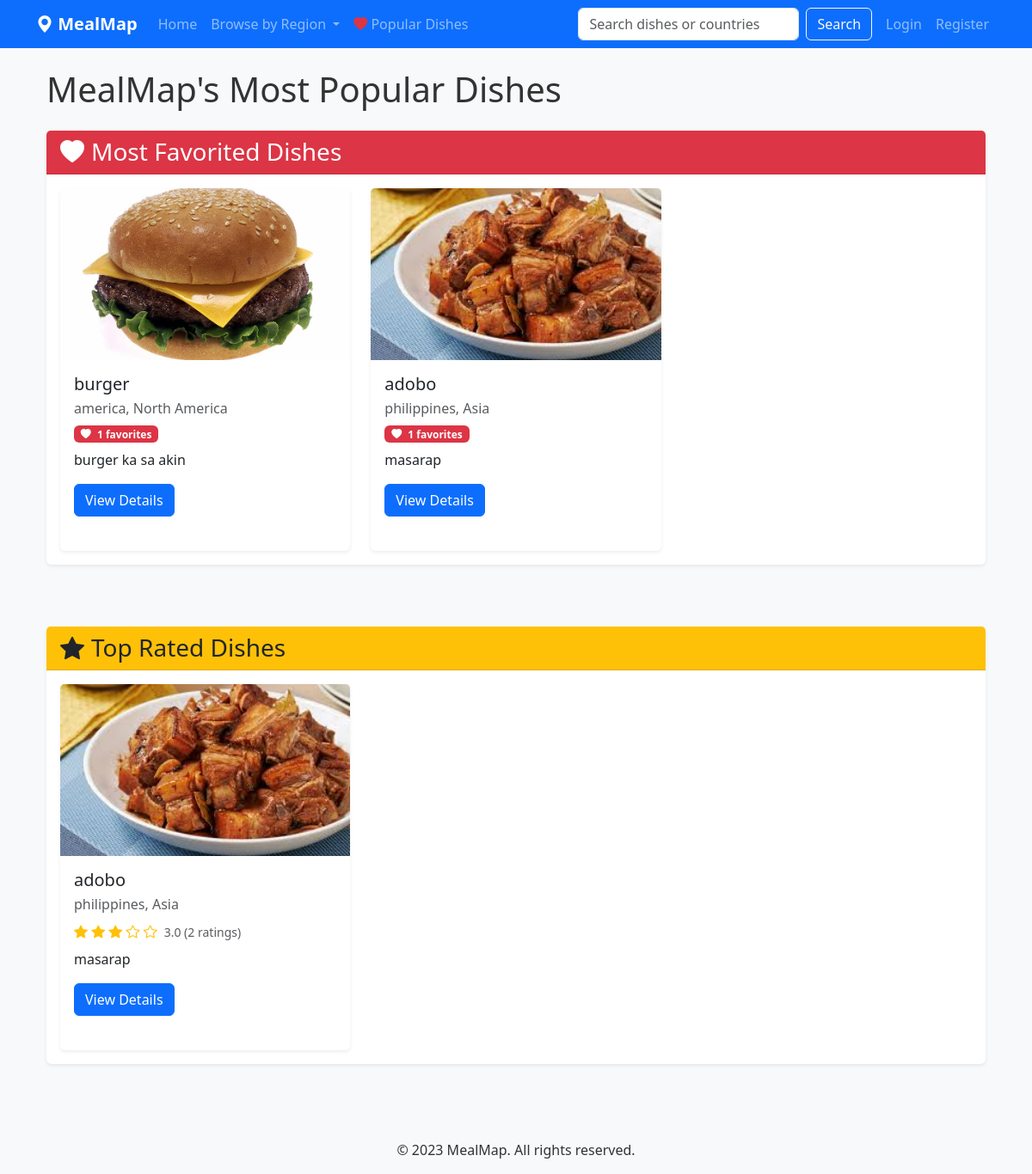
Screenshot of /popular-dishes with the database file from the repository.
### models.py (models this page shows, shortened)
class Dish(db.Model):
    id = db.Column(db.Integer, primary_key=True)
    name = db.Column(db.String(100), nullable=False)
    description = db.Column(db.Text, nullable=False)
    country_id = db.Column(db.Integer, db.ForeignKey('country.id'), nullable=False)
    image_path = db.Column(db.String(255))
    created_at = db.Column(db.DateTime, default=db.func.current_timestamp())
    updated_at = db.Column(db.DateTime, default=db.func.current_timestamp(), onupdate=db.func.current_timestamp())
    ratings = db.relationship('Rating', backref='dish', lazy=True)
    favorites = db.relationship('Favorite', backref='dish', lazy=True)

class Country(db.Model):
    id = db.Column(db.Integer, primary_key=True)
    name = db.Column(db.String(100), unique=True, nullable=False)
    continent_id = db.Column(db.Integer, db.ForeignKey('continent.id'), nullable=False)
    dishes = db.relationship('Dish', backref='country', lazy=True)

class Continent(db.Model):
    id = db.Column(db.Integer, primary_key=True)
    name = db.Column(db.String(50), unique=True, nullable=False)
    countries = db.relationship('Country', backref='continent', lazy=True)

### routes.py (the view)
@app.route('/popular-dishes')
def popular_dishes():
    most_favorited = db.session.query(
        Dish,
        db.func.count(Favorite.id).label('favorite_count')
    ).join(Favorite).group_by(Dish.id).order_by(db.desc('favorite_count')).limit(12).all()
    top_rated = db.session.query(
        Dish,
        db.func.avg(Rating.rating).label('avg_rating'),
        db.func.count(Rating.id).label('rating_count')
    ).join(Rating).group_by(Dish.id).having(db.func.count(Rating.id) > 1).order_by(db.desc('avg_rating')).limit(6).all()
    return render_template('popular_dishes.html',
                          most_favorited=most_favorited,
                          top_rated=top_rated,
                          title="Popular Dishes")

### templates/popular_dishes.html (shortened to what this page needs)
{% extends 'base.html' %}
{% block content %}
<div class="container">
    <h1 class="mb-4">MealMap's Most Popular Dishes</h1>
    <div class="row mb-5">
        <div class="col-12">
            <div class="card">
                <div class="card-header bg-danger text-white">
                    <h3 class="mb-0"><i class="bi bi-heart-fill me-2"></i>Most Favorited Dishes</h3>
                </div>
                <div class="card-body">
                    <div class="row row-cols-1 row-cols-md-2 row-cols-lg-3 g-4">
                        {% for dish_data in most_favorited %}
                            {% set dish = dish_data[0] %}
                            {% set favorite_count = dish_data[1] %}
                            <div class="col">
                                <div class="card h-100">
                                    {% if dish.image_path %}
                                        <img src="{{ url_for('static', filename=dish.image_path) }}" class="card-img-top dish-thumbnail" alt="{{ dish.name }}">
                                    {% else %}
                                        <div class="card-img-top dish-thumbnail-placeholder">No Image</div>
                                    {% endif %}
                                    <div class="card-body">
                                        <h5 class="card-title">{{ dish.name }}</h5>
                                        <p class="card-subtitle text-muted mb-2">{{ dish.country.name }}, {{ dish.country.continent.name }}</p>
                                        <div class="d-flex justify-content-between align-items-center mb-2">
                                            <span class="badge bg-danger">
                                                <i class="bi bi-heart-fill me-1"></i> {{ favorite_count }} favorites
                                            </span>
                                        </div>
                                        <p class="card-text">{{ dish.description|truncate(80) }}</p>
                                        <a href="{{ url_for('dish_detail', dish_id=dish.id) }}" class="btn btn-primary">View Details</a>
                                    </div>
                                </div>
                            </div>
                        {% else %}
                            <div class="col-12 text-center">
                                <p>No favorite dishes data available yet.</p>
                            </div>
                        {% endfor %}
                    </div>
                </div>
            </div>
        </div>
    </div>
    <div class="row">
        <div class="col-12">
            <div class="card">
                <div class="card-header bg-warning text-dark">
                    <h3 class="mb-0"><i class="bi bi-star-fill me-2"></i>Top Rated Dishes</h3>
                </div>
                <div class="card-body">
                    <div class="row row-cols-1 row-cols-md-2 row-cols-lg-3 g-4">
                        {% for dish_data in top_rated %}
                            {% set dish = dish_data[0] %}
                            {% set avg_rating = dish_data[1]|round(1) %}
                            {% set rating_count = dish_data[2] %}
                            <div class="col">
                                <div class="card h-100">
                                    {% if dish.image_path %}
                                        <img src="{{ url_for('static', filename=dish.image_path) }}" class="card-img-top dish-thumbnail" alt="{{ dish.name }}">
                                    {% else %}
                                        <div class="card-img-top dish-thumbnail-placeholder">No Image</div>
                                    {% endif %}
                                    <div class="card-body">
                                        <h5 class="card-title">{{ dish.name }}</h5>
                                        <p class="card-subtitle text-muted mb-2">{{ dish.country.name }}, {{ dish.country.continent.name }}</p>
                                        <div class="d-flex align-items-center mb-2">
                                            <div class="text-warning me-2">
                                                {% for i in range(5) %}
                                                    {% if i < avg_rating|int %}
                                                        <i class="bi bi-star-fill"></i>
                                                    {% elif i < avg_rating %}
                                                        <i class="bi bi-star-half"></i>
                                                    {% else %}
                                                        <i class="bi bi-star"></i>
                                                    {% endif %}
                                                {% endfor %}
                                            </div>
                                            <small class="text-muted">{{ avg_rating }} ({{ rating_count }} ratings)</small>
                                        </div>
                                        <p class="card-text">{{ dish.description|truncate(80) }}</p>
                                        <a href="{{ url_for('dish_detail', dish_id=dish.id) }}" class="btn btn-primary">View Details</a>
                                    </div>
                                </div>
                            </div>
                        {% else %}
                            <div class="col-12 text-center">
                                <p>No rated dishes data available yet.</p>
                            </div>
                        {% endfor %}
                    </div>
                </div>
            </div>
        </div>
    </div>
</div>
{% endblock %}

### static/css/style.css (style rules this page uses)
body { font-family: 'Segoe UI', Tahoma, Geneva, Verdana, sans-serif; color: #333; background-color: #f8f9fa; }
.card { box-shadow: 0 0.125rem 0.25rem rgba(0, 0, 0, 0.075); border: none; margin-bottom: 1.5rem; }
.card-header { background-color: #f8f9fa; border-bottom: 1px solid rgba(0, 0, 0, 0.125); }
.dish-thumbnail { height: 200px; object-fit: cover; }
.text-warning .bi-star-fill, .text-warning .bi-star-half { color: #ffc107; }

### rows the page displays
Dish: image_path+name (picture), name "burger", favorite_count "1", description "burger ka sa akin"
Country: country.name "america"
Continent: country.continent.name "North America"
Dish: image_path+name (picture), name "adobo", favorite_count "1", description "masarap", avg_rating "3.0", rating_count "2"
Country: country.name "philippines"
Continent: country.continent.name "Asia"
